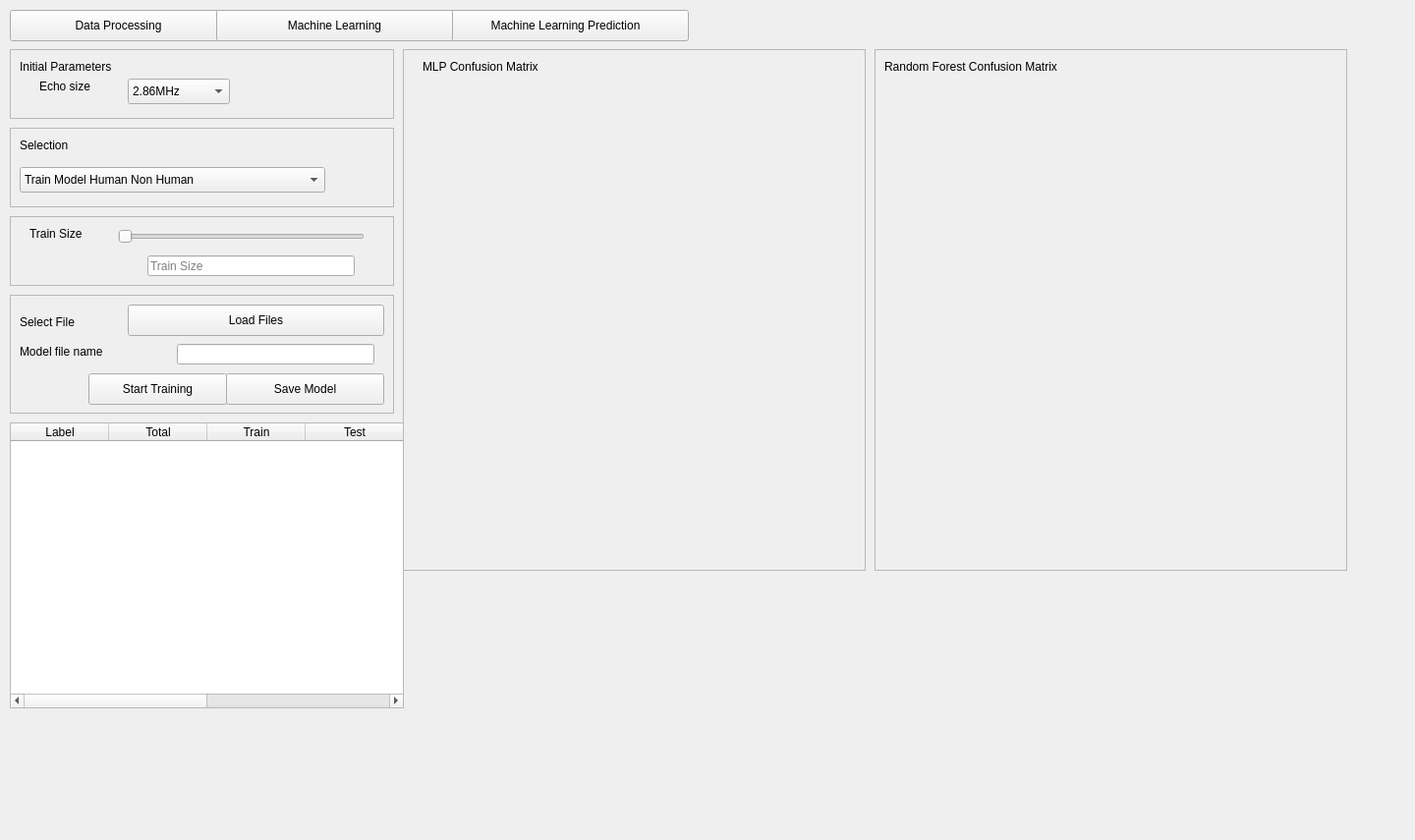
<?xml version="1.0" encoding="UTF-8"?>
<ui version="4.0">
 <class>MachineLearning</class>
 <widget class="QWidget" name="MachineLearning">
  <property name="geometry">
   <rect>
    <x>0</x>
    <y>0</y>
    <width>1440</width>
    <height>855</height>
   </rect>
  </property>
  <property name="windowTitle">
   <string>MachineLearning</string>
  </property>
  <widget class="QFrame" name="mlp_frame">
   <property name="geometry">
    <rect>
     <x>410</x>
     <y>50</y>
     <width>471</width>
     <height>531</height>
    </rect>
   </property>
   <property name="frameShape">
    <enum>QFrame::StyledPanel</enum>
   </property>
   <property name="frameShadow">
    <enum>QFrame::Raised</enum>
   </property>
   <widget class="QLabel" name="label_6">
    <property name="geometry">
     <rect>
      <x>20</x>
      <y>10</y>
      <width>231</width>
      <height>16</height>
     </rect>
    </property>
    <property name="text">
     <string>MLP Confusion Matrix</string>
    </property>
   </widget>
   <widget class="QWidget" name="verticalLayoutWidget_2">
    <property name="geometry">
     <rect>
      <x>10</x>
      <y>30</y>
      <width>451</width>
      <height>491</height>
     </rect>
    </property>
    <layout class="QVBoxLayout" name="mlp_plot"/>
   </widget>
  </widget>
  <widget class="QFrame" name="frame">
   <property name="geometry">
    <rect>
     <x>10</x>
     <y>130</y>
     <width>391</width>
     <height>81</height>
    </rect>
   </property>
   <property name="frameShape">
    <enum>QFrame::StyledPanel</enum>
   </property>
   <property name="frameShadow">
    <enum>QFrame::Raised</enum>
   </property>
   <widget class="QComboBox" name="process_selection">
    <property name="geometry">
     <rect>
      <x>10</x>
      <y>40</y>
      <width>311</width>
      <height>26</height>
     </rect>
    </property>
    <item>
     <property name="text">
      <string>Train Model Human Non Human</string>
     </property>
    </item>
    <item>
     <property name="text">
      <string>Train Model Other Objects</string>
     </property>
    </item>
   </widget>
   <widget class="QLabel" name="label_7">
    <property name="geometry">
     <rect>
      <x>10</x>
      <y>10</y>
      <width>271</width>
      <height>16</height>
     </rect>
    </property>
    <property name="text">
     <string>Selection</string>
    </property>
   </widget>
  </widget>
  <widget class="QFrame" name="parameter_frame">
   <property name="geometry">
    <rect>
     <x>10</x>
     <y>50</y>
     <width>391</width>
     <height>71</height>
    </rect>
   </property>
   <property name="frameShape">
    <enum>QFrame::StyledPanel</enum>
   </property>
   <property name="frameShadow">
    <enum>QFrame::Raised</enum>
   </property>
   <widget class="QLabel" name="label_load_3">
    <property name="geometry">
     <rect>
      <x>10</x>
      <y>10</y>
      <width>131</width>
      <height>16</height>
     </rect>
    </property>
    <property name="text">
     <string>Initial Parameters</string>
    </property>
   </widget>
   <widget class="QLabel" name="label_4">
    <property name="geometry">
     <rect>
      <x>30</x>
      <y>30</y>
      <width>81</width>
      <height>16</height>
     </rect>
    </property>
    <property name="text">
     <string>Echo size</string>
    </property>
   </widget>
   <widget class="QComboBox" name="sample_frequency">
    <property name="geometry">
     <rect>
      <x>120</x>
      <y>30</y>
      <width>104</width>
      <height>26</height>
     </rect>
    </property>
    <item>
     <property name="text">
      <string>2.86MHz</string>
     </property>
    </item>
    <item>
     <property name="text">
      <string>1.14MHz</string>
     </property>
    </item>
    <item>
     <property name="text">
      <string>114KHz</string>
     </property>
    </item>
   </widget>
  </widget>
  <widget class="QFrame" name="files_frame">
   <property name="geometry">
    <rect>
     <x>10</x>
     <y>300</y>
     <width>391</width>
     <height>121</height>
    </rect>
   </property>
   <property name="frameShape">
    <enum>QFrame::StyledPanel</enum>
   </property>
   <property name="frameShadow">
    <enum>QFrame::Raised</enum>
   </property>
   <widget class="QLabel" name="label_load">
    <property name="geometry">
     <rect>
      <x>10</x>
      <y>20</y>
      <width>76</width>
      <height>16</height>
     </rect>
    </property>
    <property name="text">
     <string>Select File</string>
    </property>
   </widget>
   <widget class="QPushButton" name="btn_load_file">
    <property name="geometry">
     <rect>
      <x>120</x>
      <y>10</y>
      <width>261</width>
      <height>32</height>
     </rect>
    </property>
    <property name="text">
     <string>Load Files</string>
    </property>
   </widget>
   <widget class="QPushButton" name="btn_save_model">
    <property name="geometry">
     <rect>
      <x>220</x>
      <y>80</y>
      <width>161</width>
      <height>32</height>
     </rect>
    </property>
    <property name="text">
     <string>Save Model</string>
    </property>
   </widget>
   <widget class="QLineEdit" name="echo_file_name">
    <property name="geometry">
     <rect>
      <x>170</x>
      <y>50</y>
      <width>201</width>
      <height>21</height>
     </rect>
    </property>
   </widget>
   <widget class="QLabel" name="label">
    <property name="geometry">
     <rect>
      <x>10</x>
      <y>50</y>
      <width>111</width>
      <height>16</height>
     </rect>
    </property>
    <property name="text">
     <string>Model file name</string>
    </property>
   </widget>
   <widget class="QPushButton" name="btn_train">
    <property name="geometry">
     <rect>
      <x>80</x>
      <y>80</y>
      <width>141</width>
      <height>32</height>
     </rect>
    </property>
    <property name="text">
     <string>Start Training</string>
    </property>
   </widget>
  </widget>
  <widget class="QFrame" name="random_forest_frame">
   <property name="geometry">
    <rect>
     <x>890</x>
     <y>50</y>
     <width>481</width>
     <height>531</height>
    </rect>
   </property>
   <property name="frameShape">
    <enum>QFrame::StyledPanel</enum>
   </property>
   <property name="frameShadow">
    <enum>QFrame::Raised</enum>
   </property>
   <widget class="QLabel" name="label_9">
    <property name="geometry">
     <rect>
      <x>10</x>
      <y>10</y>
      <width>271</width>
      <height>16</height>
     </rect>
    </property>
    <property name="text">
     <string>Random Forest Confusion Matrix</string>
    </property>
   </widget>
   <widget class="QWidget" name="verticalLayoutWidget_4">
    <property name="geometry">
     <rect>
      <x>10</x>
      <y>30</y>
      <width>461</width>
      <height>491</height>
     </rect>
    </property>
    <layout class="QVBoxLayout" name="rf_plot"/>
   </widget>
  </widget>
  <widget class="QTableWidget" name="table_widget">
   <property name="geometry">
    <rect>
     <x>10</x>
     <y>430</y>
     <width>401</width>
     <height>291</height>
    </rect>
   </property>
   <property name="minimumSize">
    <size>
     <width>401</width>
     <height>0</height>
    </size>
   </property>
   <property name="maximumSize">
    <size>
     <width>401</width>
     <height>16777215</height>
    </size>
   </property>
   <column>
    <property name="text">
     <string>Label</string>
    </property>
   </column>
   <column>
    <property name="text">
     <string>Total</string>
    </property>
   </column>
   <column>
    <property name="text">
     <string>Train</string>
    </property>
   </column>
   <column>
    <property name="text">
     <string>Test</string>
    </property>
   </column>
   <column>
    <property name="text">
     <string/>
    </property>
   </column>
   <column>
    <property name="text">
     <string/>
    </property>
   </column>
  </widget>
  <widget class="QFrame" name="machine_learning_method">
   <property name="geometry">
    <rect>
     <x>10</x>
     <y>220</y>
     <width>391</width>
     <height>71</height>
    </rect>
   </property>
   <property name="frameShape">
    <enum>QFrame::StyledPanel</enum>
   </property>
   <property name="frameShadow">
    <enum>QFrame::Raised</enum>
   </property>
   <widget class="QLabel" name="label_5">
    <property name="geometry">
     <rect>
      <x>20</x>
      <y>10</y>
      <width>271</width>
      <height>16</height>
     </rect>
    </property>
    <property name="text">
     <string>Train Size</string>
    </property>
   </widget>
   <widget class="QSlider" name="trainSize">
    <property name="geometry">
     <rect>
      <x>110</x>
      <y>10</y>
      <width>251</width>
      <height>22</height>
     </rect>
    </property>
    <property name="orientation">
     <enum>Qt::Horizontal</enum>
    </property>
   </widget>
   <widget class="QLineEdit" name="txt_train_size">
    <property name="geometry">
     <rect>
      <x>140</x>
      <y>40</y>
      <width>211</width>
      <height>21</height>
     </rect>
    </property>
    <property name="placeholderText">
     <string>Train Size</string>
    </property>
   </widget>
  </widget>
  <widget class="QPushButton" name="btn_data_open">
   <property name="geometry">
    <rect>
     <x>10</x>
     <y>10</y>
     <width>221</width>
     <height>32</height>
    </rect>
   </property>
   <property name="text">
    <string>Data Processing</string>
   </property>
  </widget>
  <widget class="QPushButton" name="btn_ml_prediction_open">
   <property name="geometry">
    <rect>
     <x>450</x>
     <y>10</y>
     <width>251</width>
     <height>32</height>
    </rect>
   </property>
   <property name="text">
    <string>Machine Learning Prediction</string>
   </property>
  </widget>
  <widget class="QPushButton" name="btn_ml_open">
   <property name="geometry">
    <rect>
     <x>220</x>
     <y>10</y>
     <width>241</width>
     <height>32</height>
    </rect>
   </property>
   <property name="text">
    <string>Machine Learning</string>
   </property>
  </widget>
 </widget>
 <resources/>
 <connections/>
</ui>
